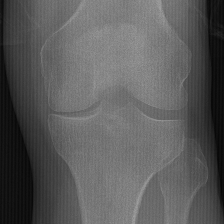
#> input picture debug_crops_test/00m_0.C.2_9000296_20040729_file_LEFT_crop.png, 224 x 224 px
$ python -i crop4.py   (imports and definitions only)   (older library calls are emulated)
#> lines starting #> are read from the running program, lines starting #| are printed output that depends on the picture; after the words box and inside, x2 and y2 are one past the last pixel; in counts of white or black regions, pixels touching at a corner belong together
#> further down, picture is the input picture: shape (224, 224); min 7, max 159, mean 90.8
import cv2
import numpy as np
import pydicom
import os
from glob import glob

def find_joint_center(half_img):
    h, w = half_img.shape
#> h = 224; w = 224

    # 1. Standard Pre-processing
    blurred = cv2.GaussianBlur(half_img, (7, 7), 0)

    # 2. Find the leg column (X-axis) using a simple threshold
    _, thresh = cv2.threshold(blurred, 0, 255, cv2.THRESH_BINARY + cv2.THRESH_OTSU)
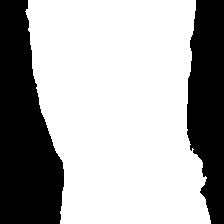
#> thresh: shape (224, 224); 67% white; 2 black regions, box (x1, y1, x2, y2) and area: (0, 0, 64, 224) 10042, (187, 0, 224, 224) 6520
    M = cv2.moments(thresh)
#> M = moments, m00 8571570, centre m10/m00, m01/m00 = (118.9, 107.8)
    if M["m00"] == 0: return w//2, h//2, w//2
    cX = int(M["m10"] / M["m00"])
#> cX = 118

    # 3. Focus on a narrow strip where the bone is
    strip_w = 60
    x1, x2 = max(0, cX-strip_w//2), min(w, cX+strip_w//2)
#> x1 = 88; x2 = 148
    bone_column = half_img[:, x1:x2]
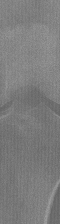
#> bone_column: shape (224, 60); min 98, max 158, mean 124.9

    # 4. SOBEL GRADIENT (Horizontal Edges)
    # This highlights the top of the tibia and bottom of the femur
    sobel_y = cv2.Sobel(bone_column, cv2.CV_64F, 0, 1, ksize=5)
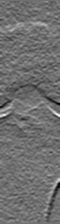
#> sobel_y: shape (224, 60) float64; min -936, max 1184, mean -4.5; drawn with min black and max white
    sobel_y = np.abs(sobel_y)
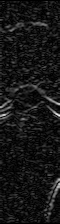
#> sobel_y: shape (224, 60) float64; min 0, max 1184, mean 104.4; drawn with min black and max white

    # 5. Find the "Edge Peak" in the middle 40% of the image
    # The tibial plateau is a very sharp horizontal gradient change
    h_profile = np.mean(sobel_y, axis=1)
#> h_profile = 224 values, max 254.5 at index 114, min 0 at index 0, mean 104.4
    search_start, search_end = int(h*0.3), int(h*0.7)
#> search_start = 67; search_end = 156

    # We find the strongest horizontal edge in the search area
    cY = np.argmax(h_profile[search_start:search_end]) + search_start
#> cY = 114

    # 6. Calculate bone width for zooming
    # We use the threshold mask at the joint height to see how wide the leg is
    row_at_joint = thresh[cY, :]
#> row_at_joint = 224 values, max 255 at index 42, min 0 at index 0, mean 165.1
    bone_pixels = np.where(row_at_joint > 0)[0]
#> bone_pixels = 145 values from 42 to 186
    cw = bone_pixels[-1] - bone_pixels[0] if len(bone_pixels) > 0 else w//2
#> cw = 144

    return cX, cY, cw

# [42 lines left out: function test_first_10, not called in this run]

# Run it
input_dir = '/scratch1/e20-fyp-vlm-knee-osteo/FYP/Dataset/Visit01/knee_dicom_files'
output_dir = '/scratch1/e20-fyp-vlm-knee-osteo/e20378-4yp-VLM-Guided-Phenotyping-of-KOA/debug_crops_test'
# [1 line not run here, left out]

>>> import cv2
>>> picture = cv2.imread('../debug_crops_test/00m_0.C.2_9000296_20040729_file_LEFT_crop.png', cv2.IMREAD_GRAYSCALE)
>>> result = find_joint_center(picture)
#> result = (118, 114, 144)
